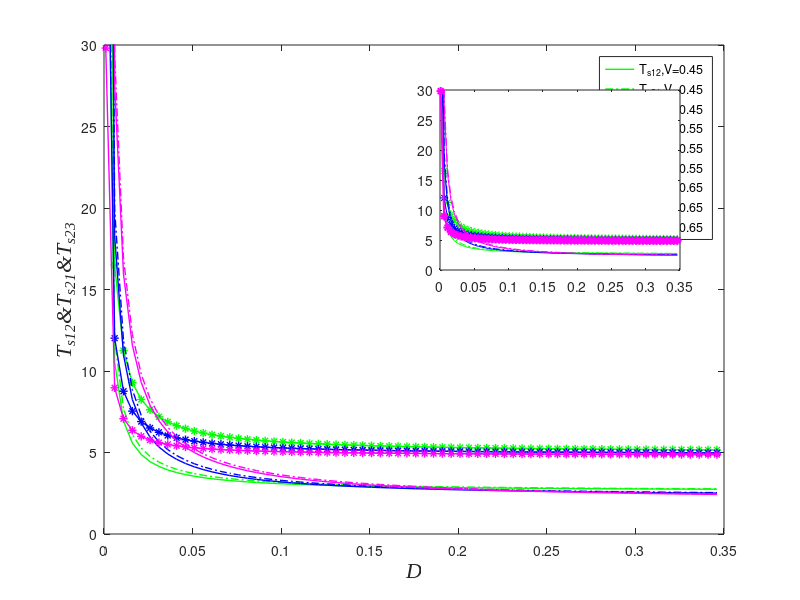

Write the MATLAB code that produced this figure.
clear all;clc;
a1=0.5;b1=1.2;v=0.45;r=1;c=0.005;e=0.05;A=0.3;
xs1=1.95;xs2=0.44;xs4=-xs1;xs3=-xs2;%xs1,xs2>0 (xs1,ys1)(xs2,ys2)是正势阱点  
ys1=0.178;ys2=0.04;ys4=-ys1;ys3=-ys2;
xu1=1.21;xu2=0;xu3=-xu1;%xu1>0;(xu1,yu1)是正势阱点
yu1=0.11;yu2=0;yu3=-yu1;
D=0.001:0.005:0.35;
us1=((1/2).*a1.*((xs1-b1).^2)+v.*exp((-(xs1-b1).^2)./(r.^2)))+(e/2)*ys1.^2+(c/2)*((xs1.^2)+(ys1.^2))-c.*xs1.*ys1;
us2=((1/2).*a1.*((xs2-b1).^2)+v.*exp((-(xs2-b1).^2)./(r.^2)))+(e/2)*ys2.^2+(c/2)*((xs2.^2)+(ys2.^2))-c.*xs2.*ys2;
us4=us1;us3=us2;
uu1=((1/2).*a1.*((xu1-b1).^2)+v.*exp((-(xu1-b1).^2)./(r.^2)))+(e/2)*yu1.^2+(c/2)*((xu1.^2)+(yu1.^2))-c.*xu1.*yu1;
uu2=((1/2).*a1.*((xu2-b1).^2)+v.*exp((-(xu2-b1).^2)./(r.^2)))+(e/2)*yu2.^2+(c/2)*((xu2.^2)+(yu2.^2))-c.*xu2.*yu2;
uu3=uu1;
js1=2*v.*(((r.^2)-2*(xs1-b1).^2)./r.^4).*exp(-((xs1-b1).^2)./r.^2)-a1-e;
js2=2*v.*(((r.^2)-2*(xs1-b1).^2)./r.^4).*exp(-((xs1-b1).^2)./r.^2)-a1-e;
ju1=2*v.*(((r.^2)-2*(xu1-b1).^2)./r.^4).*exp(-((xu1-b1).^2)./r.^2)-a1-e;
ju2=2*v.*(((r.^2)-2*(xu2-b1).^2)./r.^4).*exp(-((xu2-b1).^2)./r.^2)-a1-e;
ls1z=(1/2).*(js1-e-c+sqrt((js1+e+c).^2+4*c.^2));ls1f=(1/2).*(js1-e-c-sqrt((js1+e+c).^2+4*c.^2));%势阱点特征值
ls2z=(1/2).*(js2-e-c+sqrt((js2+e+c).^2+4*c.^2));ls2f=(1/2).*(js2-e-c-sqrt((js2+e+c).^2+4*c.^2));
bu1z=(1/2).*(ju1-e-c+sqrt((ju1+e+c).^2+4*c.^2));bu1f=(1/2).*(ju1-e-c-sqrt((ju1+e+c).^2+4*c.^2));%势垒点特征值
bu2z=(1/2).*(ju2-e-c+sqrt((ju2+e+c).^2+4*c.^2));bu2f=(1/2).*(ju2-e-c-sqrt((ju2+e+c).^2+4*c.^2));
rs12=(1./(2*pi))*sqrt(ls1z.*ls1f.*bu1z./abs(bu1f)).*exp((-1./D).*(uu1-us1));
rs21=(1./(2*pi))*sqrt(ls2z.*ls2f.*bu1z./abs(bu1f)).*exp((-1./D).*(uu1-us2));
rs23=(1./(2*pi))*sqrt(ls2z.*ls2f.*bu2z./abs(bu2f)).*exp((-1./D).*(uu2-us2));
Ts112=log(rs12.^-1);Ts121=log(rs21.^-1);Ts123=log(rs23.^-1);

a1=0.5;b1=1.2;v=0.55;r=1;c=0.005;e=0.05;A=0.3;
xs1=2.08;xs2=0.31;xs4=-xs1;xs3=-xs2;%xs1,xs2>0 (xs1,ys1)(xs2,ys2)是正势阱点  
ys1=0.189;ys2=0.028;ys4=-ys1;ys3=-ys2;
xu1=1.21;xu2=0;xu3=-xu1;%xu1>0;(xu1,yu1)是正势阱点
yu1=0.11;yu2=0;yu3=-yu1;
D=0.001:0.005:0.35;
us1=((1/2).*a1.*((xs1-b1).^2)+v.*exp((-(xs1-b1).^2)./(r.^2)))+(e/2)*ys1.^2+(c/2)*((xs1.^2)+(ys1.^2))-c.*xs1.*ys1;
us2=((1/2).*a1.*((xs2-b1).^2)+v.*exp((-(xs2-b1).^2)./(r.^2)))+(e/2)*ys2.^2+(c/2)*((xs2.^2)+(ys2.^2))-c.*xs2.*ys2;
us4=us1;us3=us2;
uu1=((1/2).*a1.*((xu1-b1).^2)+v.*exp((-(xu1-b1).^2)./(r.^2)))+(e/2)*yu1.^2+(c/2)*((xu1.^2)+(yu1.^2))-c.*xu1.*yu1;
uu2=((1/2).*a1.*((xu2-b1).^2)+v.*exp((-(xu2-b1).^2)./(r.^2)))+(e/2)*yu2.^2+(c/2)*((xu2.^2)+(yu2.^2))-c.*xu2.*yu2;
uu3=uu1;
js1=2*v.*(((r.^2)-2*(xs1-b1).^2)./r.^4).*exp(-((xs1-b1).^2)./r.^2)-a1-e;
js2=2*v.*(((r.^2)-2*(xs1-b1).^2)./r.^4).*exp(-((xs1-b1).^2)./r.^2)-a1-e;
ju1=2*v.*(((r.^2)-2*(xu1-b1).^2)./r.^4).*exp(-((xu1-b1).^2)./r.^2)-a1-e;
ju2=2*v.*(((r.^2)-2*(xu2-b1).^2)./r.^4).*exp(-((xu2-b1).^2)./r.^2)-a1-e;
ls1z=(1/2).*(js1-e-c+sqrt((js1+e+c).^2+4*c.^2));ls1f=(1/2).*(js1-e-c-sqrt((js1+e+c).^2+4*c.^2));%势阱点特征值
ls2z=(1/2).*(js2-e-c+sqrt((js2+e+c).^2+4*c.^2));ls2f=(1/2).*(js2-e-c-sqrt((js2+e+c).^2+4*c.^2));
bu1z=(1/2).*(ju1-e-c+sqrt((ju1+e+c).^2+4*c.^2));bu1f=(1/2).*(ju1-e-c-sqrt((ju1+e+c).^2+4*c.^2));%势垒点特征值
bu2z=(1/2).*(ju2-e-c+sqrt((ju2+e+c).^2+4*c.^2));bu2f=(1/2).*(ju2-e-c-sqrt((ju2+e+c).^2+4*c.^2));
rs12=(1./(2*pi))*sqrt(ls1z.*ls1f.*bu1z./abs(bu1f)).*exp((-1./D).*(uu1-us1));
rs21=(1./(2*pi))*sqrt(ls2z.*ls2f.*bu1z./abs(bu1f)).*exp((-1./D).*(uu1-us2));
rs23=(1./(2*pi))*sqrt(ls2z.*ls2f.*bu2z./abs(bu2f)).*exp((-1./D).*(uu2-us2));
Ts212=log(rs12.^-1);Ts221=log(rs21.^-1);Ts223=log(rs23.^-1);

a1=0.5;b1=1.2;v=0.65;r=1;c=0.005;e=0.05;A=0.3;
xs1=2.17;xs2=0.22;xs4=-xs1;xs3=-xs2;%xs1,xs2>0 (xs1,ys1)(xs2,ys2)是正势阱点  
ys1=0.198;ys2=0.02;ys4=-ys1;ys3=-ys2;
xu1=1.21;xu2=0;xu3=-xu1;%xu1>0;(xu1,yu1)是正势阱点
yu1=0.11;yu2=0;yu3=-yu1;
D=0.001:0.005:0.35;
us1=((1/2).*a1.*((xs1-b1).^2)+v.*exp((-(xs1-b1).^2)./(r.^2)))+(e/2)*ys1.^2+(c/2)*((xs1.^2)+(ys1.^2))-c.*xs1.*ys1;
us2=((1/2).*a1.*((xs2-b1).^2)+v.*exp((-(xs2-b1).^2)./(r.^2)))+(e/2)*ys2.^2+(c/2)*((xs2.^2)+(ys2.^2))-c.*xs2.*ys2;
us4=us1;us3=us2;
uu1=((1/2).*a1.*((xu1-b1).^2)+v.*exp((-(xu1-b1).^2)./(r.^2)))+(e/2)*yu1.^2+(c/2)*((xu1.^2)+(yu1.^2))-c.*xu1.*yu1;
uu2=((1/2).*a1.*((xu2-b1).^2)+v.*exp((-(xu2-b1).^2)./(r.^2)))+(e/2)*yu2.^2+(c/2)*((xu2.^2)+(yu2.^2))-c.*xu2.*yu2;
uu3=uu1;
js1=2*v.*(((r.^2)-2*(xs1-b1).^2)./r.^4).*exp(-((xs1-b1).^2)./r.^2)-a1-e;
js2=2*v.*(((r.^2)-2*(xs1-b1).^2)./r.^4).*exp(-((xs1-b1).^2)./r.^2)-a1-e;
ju1=2*v.*(((r.^2)-2*(xu1-b1).^2)./r.^4).*exp(-((xu1-b1).^2)./r.^2)-a1-e;
ju2=2*v.*(((r.^2)-2*(xu2-b1).^2)./r.^4).*exp(-((xu2-b1).^2)./r.^2)-a1-e;
ls1z=(1/2).*(js1-e-c+sqrt((js1+e+c).^2+4*c.^2));ls1f=(1/2).*(js1-e-c-sqrt((js1+e+c).^2+4*c.^2));%势阱点特征值
ls2z=(1/2).*(js2-e-c+sqrt((js2+e+c).^2+4*c.^2));ls2f=(1/2).*(js2-e-c-sqrt((js2+e+c).^2+4*c.^2));
bu1z=(1/2).*(ju1-e-c+sqrt((ju1+e+c).^2+4*c.^2));bu1f=(1/2).*(ju1-e-c-sqrt((ju1+e+c).^2+4*c.^2));%势垒点特征值
bu2z=(1/2).*(ju2-e-c+sqrt((ju2+e+c).^2+4*c.^2));bu2f=(1/2).*(ju2-e-c-sqrt((ju2+e+c).^2+4*c.^2));
rs12=(1./(2*pi))*sqrt(ls1z.*ls1f.*bu1z./abs(bu1f)).*exp((-1./D).*(uu1-us1));
rs21=(1./(2*pi))*sqrt(ls2z.*ls2f.*bu1z./abs(bu1f)).*exp((-1./D).*(uu1-us2));
rs23=(1./(2*pi))*sqrt(ls2z.*ls2f.*bu2z./abs(bu2f)).*exp((-1./D).*(uu2-us2));
Ts312=log(rs12.^-1);Ts321=log(rs21.^-1);Ts323=log(rs23.^-1);
plot(D,Ts112,'g-','linewidth',1);hold on
plot(D,Ts121,'g-.','linewidth',1);hold on
plot(D,Ts123,'g-*','linewidth',1);hold on
plot(D,Ts212,'b-','linewidth',1);hold on
plot(D,Ts221,'b-.','linewidth',1);hold on
plot(D,Ts223,'b-*','linewidth',1);hold on
plot(D,Ts312,'m-','linewidth',1);hold on
plot(D,Ts321,'m-.','linewidth',1);hold on
plot(D,Ts323,'m-*','linewidth',1);

ylim([0,30])
xlabel('\itD','FontName','Times New Roman','FontSize',15.5);
 ylabel('\itT_{s12}&T_{s21}&T_{s23}','FontName','Times New Roman','FontSize',15.5);
legend('T_{s12},V=0.45','T_{s21},V=0.45','T_{s23},V=0.45','T_{s12},V=0.55','T_{s21},V=0.55','T_{s23},V=0.55','T_{s12},V=0.65','T_{s21},V=0.65','T_{s23},V=0.65')
axes('position',[0.55,0.55,0.3,0.3]); %关键在这句！所画的小图
plot(D,Ts112,'g-',D,Ts121,'g-.',D,Ts123,'g-*',D,Ts212,'b-',D,Ts221,'b-.',D,Ts223,'b-*',D,Ts312,'m-',D,Ts321,'m-.',D,Ts323,'m-*','LineWidth',1.5);

ylim([0 30])